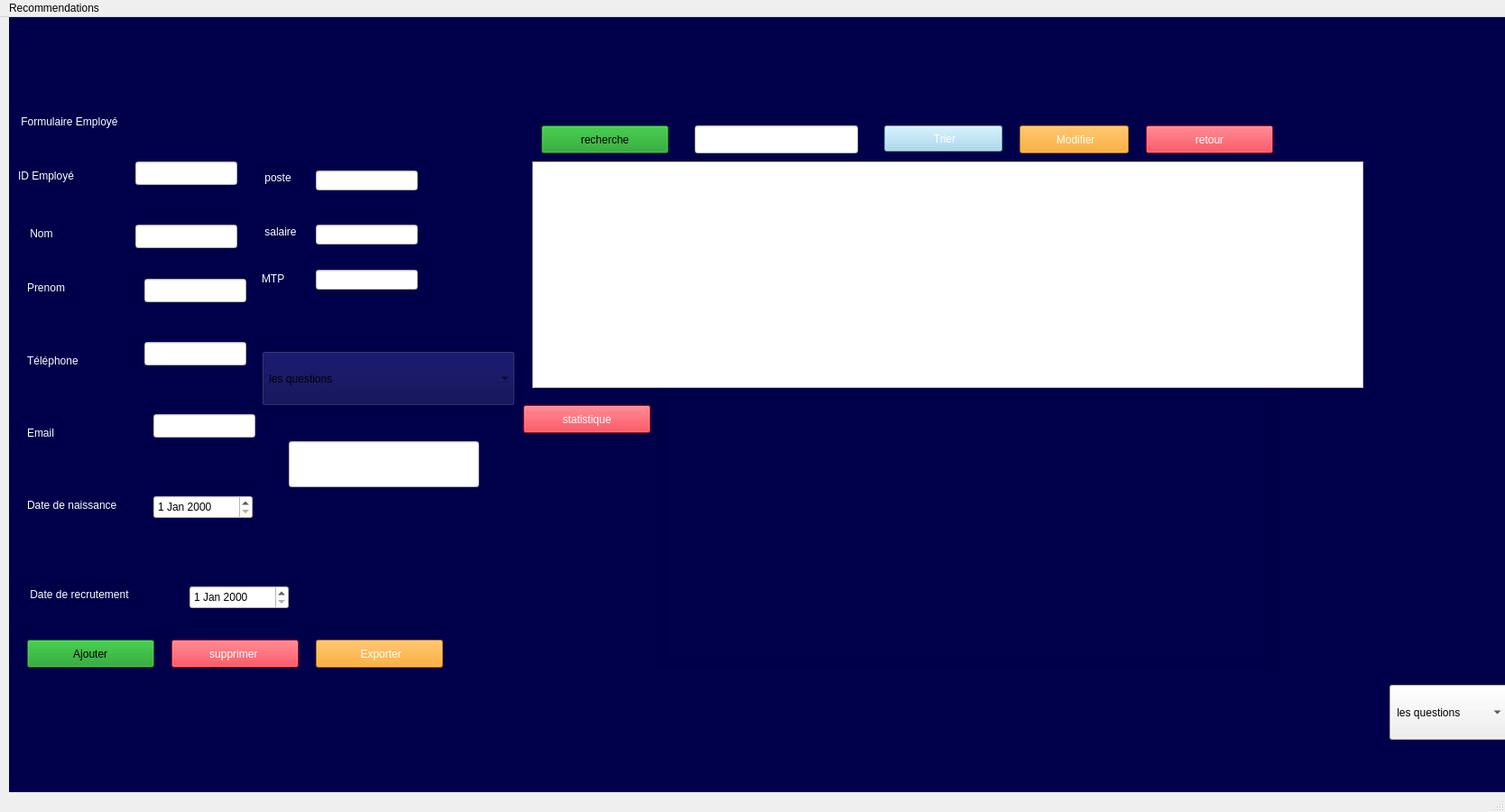
<?xml version="1.0" encoding="UTF-8"?>
<ui version="4.0">
 <class>Gemployer</class>
 <widget class="QMainWindow" name="Gemployer">
  <property name="geometry">
   <rect>
    <x>0</x>
    <y>0</y>
    <width>1668</width>
    <height>900</height>
   </rect>
  </property>
  <property name="windowTitle">
   <string>Gemployer</string>
  </property>
  <widget class="QWidget" name="centralwidget">
   <widget class="QStackedWidget" name="stackedWidget">
    <property name="geometry">
     <rect>
      <x>10</x>
      <y>-10</y>
      <width>1661</width>
      <height>900</height>
     </rect>
    </property>
    <property name="styleSheet">
     <string notr="true">background-color: rgb(0, 0, 74);</string>
    </property>
    <property name="currentIndex">
     <number>1</number>
    </property>
    <widget class="QWidget" name="page_4"/>
    <widget class="QWidget" name="page">
     <widget class="QLabel" name="label_2">
      <property name="geometry">
       <rect>
        <x>20</x>
        <y>240</y>
        <width>63</width>
        <height>20</height>
       </rect>
      </property>
      <property name="styleSheet">
       <string notr="true">color: rgb(255, 255, 255);
</string>
      </property>
      <property name="text">
       <string> Nom </string>
      </property>
     </widget>
     <widget class="QLabel" name="label_6">
      <property name="geometry">
       <rect>
        <x>20</x>
        <y>530</y>
        <width>181</width>
        <height>41</height>
       </rect>
      </property>
      <property name="styleSheet">
       <string notr="true">color: rgb(255, 255, 255);</string>
      </property>
      <property name="text">
       <string>Date de naissance </string>
      </property>
     </widget>
     <widget class="QLineEdit" name="lineEdit_6">
      <property name="geometry">
       <rect>
        <x>150</x>
        <y>300</y>
        <width>113</width>
        <height>26</height>
       </rect>
      </property>
      <property name="styleSheet">
       <string notr="true">background-color: rgb(255, 255, 255);
</string>
      </property>
     </widget>
     <widget class="QLineEdit" name="lineEdit_recherche">
      <property name="geometry">
       <rect>
        <x>760</x>
        <y>130</y>
        <width>181</width>
        <height>31</height>
       </rect>
      </property>
      <property name="styleSheet">
       <string notr="true">background-color: rgb(255, 255, 255);</string>
      </property>
     </widget>
     <widget class="QLineEdit" name="lineEdit">
      <property name="geometry">
       <rect>
        <x>140</x>
        <y>170</y>
        <width>113</width>
        <height>26</height>
       </rect>
      </property>
      <property name="styleSheet">
       <string notr="true">background-color: rgb(255, 255, 255);</string>
      </property>
     </widget>
     <widget class="QLineEdit" name="lineEdit_email">
      <property name="geometry">
       <rect>
        <x>160</x>
        <y>450</y>
        <width>113</width>
        <height>26</height>
       </rect>
      </property>
      <property name="styleSheet">
       <string notr="true">background-color: rgb(255, 255, 255);
</string>
      </property>
     </widget>
     <widget class="QLabel" name="label_5">
      <property name="geometry">
       <rect>
        <x>20</x>
        <y>450</y>
        <width>91</width>
        <height>41</height>
       </rect>
      </property>
      <property name="styleSheet">
       <string notr="true">color: rgb(255, 255, 255);
</string>
      </property>
      <property name="text">
       <string>Email  </string>
      </property>
     </widget>
     <widget class="QPushButton" name="pushButton_5">
      <property name="geometry">
       <rect>
        <x>20</x>
        <y>700</y>
        <width>141</width>
        <height>31</height>
       </rect>
      </property>
      <property name="styleSheet">
       <string notr="true"> background-color: rgb(18, 153, 29);</string>
      </property>
      <property name="text">
       <string> Ajouter </string>
      </property>
     </widget>
     <widget class="QLabel" name="label_3">
      <property name="geometry">
       <rect>
        <x>20</x>
        <y>300</y>
        <width>71</width>
        <height>20</height>
       </rect>
      </property>
      <property name="styleSheet">
       <string notr="true">color: rgb(255, 255, 255);
</string>
      </property>
      <property name="text">
       <string>Prenom</string>
      </property>
     </widget>
     <widget class="QLabel" name="label">
      <property name="geometry">
       <rect>
        <x>10</x>
        <y>160</y>
        <width>101</width>
        <height>51</height>
       </rect>
      </property>
      <property name="palette">
       <palette>
        <active>
         <colorrole role="WindowText">
          <brush brushstyle="SolidPattern">
           <color alpha="255">
            <red>255</red>
            <green>255</green>
            <blue>255</blue>
           </color>
          </brush>
         </colorrole>
         <colorrole role="Button">
          <brush brushstyle="SolidPattern">
           <color alpha="255">
            <red>0</red>
            <green>0</green>
            <blue>74</blue>
           </color>
          </brush>
         </colorrole>
         <colorrole role="Text">
          <brush brushstyle="SolidPattern">
           <color alpha="255">
            <red>255</red>
            <green>255</green>
            <blue>255</blue>
           </color>
          </brush>
         </colorrole>
         <colorrole role="ButtonText">
          <brush brushstyle="SolidPattern">
           <color alpha="255">
            <red>255</red>
            <green>255</green>
            <blue>255</blue>
           </color>
          </brush>
         </colorrole>
         <colorrole role="Base">
          <brush brushstyle="SolidPattern">
           <color alpha="255">
            <red>0</red>
            <green>0</green>
            <blue>74</blue>
           </color>
          </brush>
         </colorrole>
         <colorrole role="Window">
          <brush brushstyle="SolidPattern">
           <color alpha="255">
            <red>0</red>
            <green>0</green>
            <blue>74</blue>
           </color>
          </brush>
         </colorrole>
         <colorrole role="PlaceholderText">
          <brush brushstyle="SolidPattern">
           <color alpha="128">
            <red>255</red>
            <green>255</green>
            <blue>255</blue>
           </color>
          </brush>
         </colorrole>
        </active>
        <inactive>
         <colorrole role="WindowText">
          <brush brushstyle="SolidPattern">
           <color alpha="255">
            <red>255</red>
            <green>255</green>
            <blue>255</blue>
           </color>
          </brush>
         </colorrole>
         <colorrole role="Button">
          <brush brushstyle="SolidPattern">
           <color alpha="255">
            <red>0</red>
            <green>0</green>
            <blue>74</blue>
           </color>
          </brush>
         </colorrole>
         <colorrole role="Text">
          <brush brushstyle="SolidPattern">
           <color alpha="255">
            <red>255</red>
            <green>255</green>
            <blue>255</blue>
           </color>
          </brush>
         </colorrole>
         <colorrole role="ButtonText">
          <brush brushstyle="SolidPattern">
           <color alpha="255">
            <red>255</red>
            <green>255</green>
            <blue>255</blue>
           </color>
          </brush>
         </colorrole>
         <colorrole role="Base">
          <brush brushstyle="SolidPattern">
           <color alpha="255">
            <red>0</red>
            <green>0</green>
            <blue>74</blue>
           </color>
          </brush>
         </colorrole>
         <colorrole role="Window">
          <brush brushstyle="SolidPattern">
           <color alpha="255">
            <red>0</red>
            <green>0</green>
            <blue>74</blue>
           </color>
          </brush>
         </colorrole>
         <colorrole role="PlaceholderText">
          <brush brushstyle="SolidPattern">
           <color alpha="128">
            <red>255</red>
            <green>255</green>
            <blue>255</blue>
           </color>
          </brush>
         </colorrole>
        </inactive>
        <disabled>
         <colorrole role="WindowText">
          <brush brushstyle="SolidPattern">
           <color alpha="255">
            <red>255</red>
            <green>255</green>
            <blue>255</blue>
           </color>
          </brush>
         </colorrole>
         <colorrole role="Button">
          <brush brushstyle="SolidPattern">
           <color alpha="255">
            <red>0</red>
            <green>0</green>
            <blue>74</blue>
           </color>
          </brush>
         </colorrole>
         <colorrole role="Text">
          <brush brushstyle="SolidPattern">
           <color alpha="255">
            <red>255</red>
            <green>255</green>
            <blue>255</blue>
           </color>
          </brush>
         </colorrole>
         <colorrole role="ButtonText">
          <brush brushstyle="SolidPattern">
           <color alpha="255">
            <red>255</red>
            <green>255</green>
            <blue>255</blue>
           </color>
          </brush>
         </colorrole>
         <colorrole role="Base">
          <brush brushstyle="SolidPattern">
           <color alpha="255">
            <red>0</red>
            <green>0</green>
            <blue>74</blue>
           </color>
          </brush>
         </colorrole>
         <colorrole role="Window">
          <brush brushstyle="SolidPattern">
           <color alpha="255">
            <red>0</red>
            <green>0</green>
            <blue>74</blue>
           </color>
          </brush>
         </colorrole>
         <colorrole role="PlaceholderText">
          <brush brushstyle="SolidPattern">
           <color alpha="128">
            <red>255</red>
            <green>255</green>
            <blue>255</blue>
           </color>
          </brush>
         </colorrole>
        </disabled>
       </palette>
      </property>
      <property name="styleSheet">
       <string notr="true">color: rgb(255, 255, 255);</string>
      </property>
      <property name="text">
       <string>ID Employé  </string>
      </property>
     </widget>
     <widget class="QDateEdit" name="lineEdit_date">
      <property name="geometry">
       <rect>
        <x>160</x>
        <y>540</y>
        <width>110</width>
        <height>26</height>
       </rect>
      </property>
      <property name="styleSheet">
       <string notr="true">background-color: rgb(255, 255, 255);
</string>
      </property>
     </widget>
     <widget class="QPushButton" name="btn_pdf">
      <property name="geometry">
       <rect>
        <x>340</x>
        <y>700</y>
        <width>141</width>
        <height>31</height>
       </rect>
      </property>
      <property name="styleSheet">
       <string notr="true">background-color: rgb(255, 255, 255);
color: rgb(255, 255, 255);
background-color: rgb(253, 154, 4);</string>
      </property>
      <property name="text">
       <string> Exporter</string>
      </property>
     </widget>
     <widget class="QPushButton" name="btnSupprimer">
      <property name="geometry">
       <rect>
        <x>180</x>
        <y>700</y>
        <width>141</width>
        <height>31</height>
       </rect>
      </property>
      <property name="styleSheet">
       <string notr="true">color: rgb(255, 255, 255);
 
background-color: rgb(253, 7, 27);</string>
      </property>
      <property name="text">
       <string>supprimer </string>
      </property>
     </widget>
     <widget class="QLineEdit" name="lineEdit_3">
      <property name="geometry">
       <rect>
        <x>140</x>
        <y>240</y>
        <width>113</width>
        <height>26</height>
       </rect>
      </property>
      <property name="styleSheet">
       <string notr="true">background-color: rgb(255, 255, 255);</string>
      </property>
     </widget>
     <widget class="QPushButton" name="btnModifier">
      <property name="geometry">
       <rect>
        <x>1120</x>
        <y>130</y>
        <width>121</width>
        <height>31</height>
       </rect>
      </property>
      <property name="styleSheet">
       <string notr="true">color: rgb(255, 255, 255);
 background-color: rgb(253, 154, 4);</string>
      </property>
      <property name="text">
       <string> Modifier</string>
      </property>
     </widget>
     <widget class="QLabel" name="label_4">
      <property name="geometry">
       <rect>
        <x>20</x>
        <y>370</y>
        <width>91</width>
        <height>41</height>
       </rect>
      </property>
      <property name="styleSheet">
       <string notr="true">color: rgb(255, 255, 255);</string>
      </property>
      <property name="text">
       <string>Téléphone </string>
      </property>
     </widget>
     <widget class="QLabel" name="label_9">
      <property name="geometry">
       <rect>
        <x>20</x>
        <y>640</y>
        <width>181</width>
        <height>20</height>
       </rect>
      </property>
      <property name="styleSheet">
       <string notr="true">font: 10pt &quot;Segoe UI&quot;;
color: rgb(255, 255, 255);</string>
      </property>
      <property name="text">
       <string> Date de recrutement </string>
      </property>
     </widget>
     <widget class="QLineEdit" name="lineEdit_tel">
      <property name="geometry">
       <rect>
        <x>150</x>
        <y>370</y>
        <width>113</width>
        <height>26</height>
       </rect>
      </property>
      <property name="styleSheet">
       <string notr="true">background-color: rgb(255, 255, 255);
</string>
      </property>
     </widget>
     <widget class="QDateEdit" name="dateEdit_recrutement">
      <property name="geometry">
       <rect>
        <x>200</x>
        <y>640</y>
        <width>110</width>
        <height>26</height>
       </rect>
      </property>
      <property name="styleSheet">
       <string notr="true">background-color: rgb(255, 255, 255);
</string>
      </property>
     </widget>
     <widget class="QPushButton" name="pushButton_trier">
      <property name="geometry">
       <rect>
        <x>970</x>
        <y>130</y>
        <width>131</width>
        <height>29</height>
       </rect>
      </property>
      <property name="palette">
       <palette>
        <active>
         <colorrole role="WindowText">
          <brush brushstyle="SolidPattern">
           <color alpha="255">
            <red>255</red>
            <green>255</green>
            <blue>255</blue>
           </color>
          </brush>
         </colorrole>
         <colorrole role="Button">
          <brush brushstyle="SolidPattern">
           <color alpha="255">
            <red>154</red>
            <green>211</green>
            <blue>238</blue>
           </color>
          </brush>
         </colorrole>
         <colorrole role="Text">
          <brush brushstyle="SolidPattern">
           <color alpha="255">
            <red>255</red>
            <green>255</green>
            <blue>255</blue>
           </color>
          </brush>
         </colorrole>
         <colorrole role="ButtonText">
          <brush brushstyle="SolidPattern">
           <color alpha="255">
            <red>255</red>
            <green>255</green>
            <blue>255</blue>
           </color>
          </brush>
         </colorrole>
         <colorrole role="Base">
          <brush brushstyle="SolidPattern">
           <color alpha="255">
            <red>154</red>
            <green>211</green>
            <blue>238</blue>
           </color>
          </brush>
         </colorrole>
         <colorrole role="Window">
          <brush brushstyle="SolidPattern">
           <color alpha="255">
            <red>154</red>
            <green>211</green>
            <blue>238</blue>
           </color>
          </brush>
         </colorrole>
         <colorrole role="Highlight">
          <brush brushstyle="SolidPattern">
           <color alpha="255">
            <red>39</red>
            <green>191</green>
            <blue>115</blue>
           </color>
          </brush>
         </colorrole>
         <colorrole role="PlaceholderText">
          <brush brushstyle="SolidPattern">
           <color alpha="128">
            <red>255</red>
            <green>255</green>
            <blue>255</blue>
           </color>
          </brush>
         </colorrole>
        </active>
        <inactive>
         <colorrole role="WindowText">
          <brush brushstyle="SolidPattern">
           <color alpha="255">
            <red>255</red>
            <green>255</green>
            <blue>255</blue>
           </color>
          </brush>
         </colorrole>
         <colorrole role="Button">
          <brush brushstyle="SolidPattern">
           <color alpha="255">
            <red>154</red>
            <green>211</green>
            <blue>238</blue>
           </color>
          </brush>
         </colorrole>
         <colorrole role="Text">
          <brush brushstyle="SolidPattern">
           <color alpha="255">
            <red>255</red>
            <green>255</green>
            <blue>255</blue>
           </color>
          </brush>
         </colorrole>
         <colorrole role="ButtonText">
          <brush brushstyle="SolidPattern">
           <color alpha="255">
            <red>255</red>
            <green>255</green>
            <blue>255</blue>
           </color>
          </brush>
         </colorrole>
         <colorrole role="Base">
          <brush brushstyle="SolidPattern">
           <color alpha="255">
            <red>154</red>
            <green>211</green>
            <blue>238</blue>
           </color>
          </brush>
         </colorrole>
         <colorrole role="Window">
          <brush brushstyle="SolidPattern">
           <color alpha="255">
            <red>154</red>
            <green>211</green>
            <blue>238</blue>
           </color>
          </brush>
         </colorrole>
         <colorrole role="Highlight">
          <brush brushstyle="SolidPattern">
           <color alpha="255">
            <red>39</red>
            <green>191</green>
            <blue>115</blue>
           </color>
          </brush>
         </colorrole>
         <colorrole role="PlaceholderText">
          <brush brushstyle="SolidPattern">
           <color alpha="128">
            <red>255</red>
            <green>255</green>
            <blue>255</blue>
           </color>
          </brush>
         </colorrole>
        </inactive>
        <disabled>
         <colorrole role="WindowText">
          <brush brushstyle="SolidPattern">
           <color alpha="255">
            <red>255</red>
            <green>255</green>
            <blue>255</blue>
           </color>
          </brush>
         </colorrole>
         <colorrole role="Button">
          <brush brushstyle="SolidPattern">
           <color alpha="255">
            <red>154</red>
            <green>211</green>
            <blue>238</blue>
           </color>
          </brush>
         </colorrole>
         <colorrole role="Text">
          <brush brushstyle="SolidPattern">
           <color alpha="255">
            <red>255</red>
            <green>255</green>
            <blue>255</blue>
           </color>
          </brush>
         </colorrole>
         <colorrole role="ButtonText">
          <brush brushstyle="SolidPattern">
           <color alpha="255">
            <red>255</red>
            <green>255</green>
            <blue>255</blue>
           </color>
          </brush>
         </colorrole>
         <colorrole role="Base">
          <brush brushstyle="SolidPattern">
           <color alpha="255">
            <red>154</red>
            <green>211</green>
            <blue>238</blue>
           </color>
          </brush>
         </colorrole>
         <colorrole role="Window">
          <brush brushstyle="SolidPattern">
           <color alpha="255">
            <red>154</red>
            <green>211</green>
            <blue>238</blue>
           </color>
          </brush>
         </colorrole>
         <colorrole role="Highlight">
          <brush brushstyle="SolidPattern">
           <color alpha="255">
            <red>39</red>
            <green>191</green>
            <blue>115</blue>
           </color>
          </brush>
         </colorrole>
         <colorrole role="PlaceholderText">
          <brush brushstyle="SolidPattern">
           <color alpha="128">
            <red>255</red>
            <green>255</green>
            <blue>255</blue>
           </color>
          </brush>
         </colorrole>
        </disabled>
       </palette>
      </property>
      <property name="styleSheet">
       <string notr="true">
color: rgb(255, 255, 255);
background-color: rgb(154, 211, 238);</string>
      </property>
      <property name="text">
       <string> Trier</string>
      </property>
     </widget>
     <widget class="QLabel" name="label_10">
      <property name="geometry">
       <rect>
        <x>10</x>
        <y>100</y>
        <width>181</width>
        <height>51</height>
       </rect>
      </property>
      <property name="palette">
       <palette>
        <active>
         <colorrole role="WindowText">
          <brush brushstyle="SolidPattern">
           <color alpha="255">
            <red>255</red>
            <green>255</green>
            <blue>255</blue>
           </color>
          </brush>
         </colorrole>
         <colorrole role="Button">
          <brush brushstyle="SolidPattern">
           <color alpha="255">
            <red>0</red>
            <green>0</green>
            <blue>74</blue>
           </color>
          </brush>
         </colorrole>
         <colorrole role="Text">
          <brush brushstyle="SolidPattern">
           <color alpha="255">
            <red>255</red>
            <green>255</green>
            <blue>255</blue>
           </color>
          </brush>
         </colorrole>
         <colorrole role="ButtonText">
          <brush brushstyle="SolidPattern">
           <color alpha="255">
            <red>255</red>
            <green>255</green>
            <blue>255</blue>
           </color>
          </brush>
         </colorrole>
         <colorrole role="Base">
          <brush brushstyle="SolidPattern">
           <color alpha="255">
            <red>0</red>
            <green>0</green>
            <blue>74</blue>
           </color>
          </brush>
         </colorrole>
         <colorrole role="Window">
          <brush brushstyle="SolidPattern">
           <color alpha="255">
            <red>0</red>
            <green>0</green>
            <blue>74</blue>
           </color>
          </brush>
         </colorrole>
         <colorrole role="PlaceholderText">
          <brush brushstyle="SolidPattern">
           <color alpha="128">
            <red>255</red>
            <green>255</green>
            <blue>255</blue>
           </color>
          </brush>
         </colorrole>
        </active>
        <inactive>
         <colorrole role="WindowText">
          <brush brushstyle="SolidPattern">
           <color alpha="255">
            <red>255</red>
            <green>255</green>
            <blue>255</blue>
           </color>
          </brush>
         </colorrole>
         <colorrole role="Button">
          <brush brushstyle="SolidPattern">
           <color alpha="255">
            <red>0</red>
            <green>0</green>
            <blue>74</blue>
           </color>
          </brush>
         </colorrole>
         <colorrole role="Text">
          <brush brushstyle="SolidPattern">
           <color alpha="255">
            <red>255</red>
            <green>255</green>
            <blue>255</blue>
           </color>
          </brush>
         </colorrole>
         <colorrole role="ButtonText">
          <brush brushstyle="SolidPattern">
           <color alpha="255">
            <red>255</red>
            <green>255</green>
            <blue>255</blue>
           </color>
          </brush>
         </colorrole>
         <colorrole role="Base">
          <brush brushstyle="SolidPattern">
           <color alpha="255">
            <red>0</red>
            <green>0</green>
            <blue>74</blue>
           </color>
          </brush>
         </colorrole>
         <colorrole role="Window">
          <brush brushstyle="SolidPattern">
           <color alpha="255">
            <red>0</red>
            <green>0</green>
            <blue>74</blue>
           </color>
          </brush>
         </colorrole>
         <colorrole role="PlaceholderText">
          <brush brushstyle="SolidPattern">
           <color alpha="128">
            <red>255</red>
            <green>255</green>
            <blue>255</blue>
           </color>
          </brush>
         </colorrole>
        </inactive>
        <disabled>
         <colorrole role="WindowText">
          <brush brushstyle="SolidPattern">
           <color alpha="255">
            <red>255</red>
            <green>255</green>
            <blue>255</blue>
           </color>
          </brush>
         </colorrole>
         <colorrole role="Button">
          <brush brushstyle="SolidPattern">
           <color alpha="255">
            <red>0</red>
            <green>0</green>
            <blue>74</blue>
           </color>
          </brush>
         </colorrole>
         <colorrole role="Text">
          <brush brushstyle="SolidPattern">
           <color alpha="255">
            <red>255</red>
            <green>255</green>
            <blue>255</blue>
           </color>
          </brush>
         </colorrole>
         <colorrole role="ButtonText">
          <brush brushstyle="SolidPattern">
           <color alpha="255">
            <red>255</red>
            <green>255</green>
            <blue>255</blue>
           </color>
          </brush>
         </colorrole>
         <colorrole role="Base">
          <brush brushstyle="SolidPattern">
           <color alpha="255">
            <red>0</red>
            <green>0</green>
            <blue>74</blue>
           </color>
          </brush>
         </colorrole>
         <colorrole role="Window">
          <brush brushstyle="SolidPattern">
           <color alpha="255">
            <red>0</red>
            <green>0</green>
            <blue>74</blue>
           </color>
          </brush>
         </colorrole>
         <colorrole role="PlaceholderText">
          <brush brushstyle="SolidPattern">
           <color alpha="128">
            <red>255</red>
            <green>255</green>
            <blue>255</blue>
           </color>
          </brush>
         </colorrole>
        </disabled>
       </palette>
      </property>
      <property name="styleSheet">
       <string notr="true">color: rgb(255, 255, 255);
font: italic 9pt &quot;Segoe UI&quot;;</string>
      </property>
      <property name="text">
       <string> Formulaire Employé</string>
      </property>
     </widget>
     <widget class="QTableView" name="tableView">
      <property name="geometry">
       <rect>
        <x>580</x>
        <y>170</y>
        <width>921</width>
        <height>251</height>
       </rect>
      </property>
      <property name="styleSheet">
       <string notr="true">background-color: rgb(255, 255, 255);
font: 7pt &quot;Segoe UI&quot;;</string>
      </property>
     </widget>
     <widget class="QLabel" name="label_7">
      <property name="geometry">
       <rect>
        <x>280</x>
        <y>180</y>
        <width>49</width>
        <height>16</height>
       </rect>
      </property>
      <property name="styleSheet">
       <string notr="true">color: rgb(255, 255, 255);</string>
      </property>
      <property name="text">
       <string> poste</string>
      </property>
     </widget>
     <widget class="QLineEdit" name="poste">
      <property name="geometry">
       <rect>
        <x>340</x>
        <y>180</y>
        <width>113</width>
        <height>22</height>
       </rect>
      </property>
      <property name="styleSheet">
       <string notr="true">background-color: rgb(255, 255, 255);</string>
      </property>
     </widget>
     <widget class="QLineEdit" name="salaire">
      <property name="geometry">
       <rect>
        <x>340</x>
        <y>240</y>
        <width>113</width>
        <height>22</height>
       </rect>
      </property>
      <property name="styleSheet">
       <string notr="true">background-color: rgb(255, 255, 255);</string>
      </property>
     </widget>
     <widget class="QLabel" name="label_11">
      <property name="geometry">
       <rect>
        <x>280</x>
        <y>240</y>
        <width>49</width>
        <height>16</height>
       </rect>
      </property>
      <property name="styleSheet">
       <string notr="true">color: rgb(255, 255, 255);</string>
      </property>
      <property name="text">
       <string> salaire</string>
      </property>
     </widget>
     <widget class="QPushButton" name="btn_retour_login_2">
      <property name="geometry">
       <rect>
        <x>1260</x>
        <y>130</y>
        <width>141</width>
        <height>31</height>
       </rect>
      </property>
      <property name="styleSheet">
       <string notr="true">color: rgb(255, 255, 255);
 
background-color: rgb(253, 7, 27);</string>
      </property>
      <property name="text">
       <string>retour</string>
      </property>
     </widget>
     <widget class="QPushButton" name="pushButton_6">
      <property name="geometry">
       <rect>
        <x>590</x>
        <y>130</y>
        <width>141</width>
        <height>31</height>
       </rect>
      </property>
      <property name="styleSheet">
       <string notr="true"> background-color: rgb(18, 153, 29);</string>
      </property>
      <property name="text">
       <string>recherche</string>
      </property>
     </widget>
     <widget class="QPushButton" name="pushButton_stats">
      <property name="geometry">
       <rect>
        <x>570</x>
        <y>440</y>
        <width>141</width>
        <height>31</height>
       </rect>
      </property>
      <property name="styleSheet">
       <string notr="true">color: rgb(255, 255, 255);
 
background-color: rgb(253, 7, 27);</string>
      </property>
      <property name="text">
       <string>statistique</string>
      </property>
     </widget>
     <widget class="QGraphicsView" name="graphicsView">
      <property name="geometry">
       <rect>
        <x>720</x>
        <y>430</y>
        <width>681</width>
        <height>291</height>
       </rect>
      </property>
     </widget>
     <widget class="QComboBox" name="comboBox_question_ajout">
      <property name="geometry">
       <rect>
        <x>280</x>
        <y>380</y>
        <width>281</width>
        <height>61</height>
       </rect>
      </property>
      <item>
       <property name="text">
        <string> les questions</string>
       </property>
       <property name="icon">
        <iconset theme="QIcon::ThemeIcon::DocumentProperties"/>
       </property>
      </item>
      <item>
       <property name="text">
        <string>Quel est le nom de votre equipe</string>
       </property>
      </item>
      <item>
       <property name="text">
        <string>Quelle est votre ville de naissance</string>
       </property>
      </item>
      <item>
       <property name="text">
        <string>Quel est le nom de jeune fille de votre mère</string>
       </property>
      </item>
      <item>
       <property name="text">
        <string>Quel est votre film préféré</string>
       </property>
      </item>
     </widget>
     <widget class="QLabel" name="label_15">
      <property name="geometry">
       <rect>
        <x>280</x>
        <y>290</y>
        <width>63</width>
        <height>20</height>
       </rect>
      </property>
      <property name="styleSheet">
       <string notr="true">color: rgb(255, 255, 255);</string>
      </property>
      <property name="text">
       <string>MTP</string>
      </property>
     </widget>
     <widget class="QLineEdit" name="lineEdit_mtp">
      <property name="geometry">
       <rect>
        <x>340</x>
        <y>290</y>
        <width>113</width>
        <height>22</height>
       </rect>
      </property>
      <property name="styleSheet">
       <string notr="true">background-color: rgb(255, 255, 255);</string>
      </property>
      <property name="echoMode">
       <enum>QLineEdit::EchoMode::Password</enum>
      </property>
     </widget>
     <widget class="QLineEdit" name="lineEdit_reponse_ajout">
      <property name="geometry">
       <rect>
        <x>310</x>
        <y>480</y>
        <width>211</width>
        <height>51</height>
       </rect>
      </property>
      <property name="styleSheet">
       <string notr="true">background-color: rgb(255, 255, 255);</string>
      </property>
     </widget>
    </widget>
    <widget class="QWidget" name="page_2">
     <widget class="QLabel" name="label_8">
      <property name="geometry">
       <rect>
        <x>640</x>
        <y>180</y>
        <width>251</width>
        <height>81</height>
       </rect>
      </property>
      <property name="styleSheet">
       <string notr="true">QFrame{
border-radius : 20px;
background-color: rgb(255, 80, 92);
}</string>
      </property>
      <property name="text">
       <string>&lt;html&gt;&lt;head/&gt;&lt;body&gt;&lt;p align=&quot;center&quot;&gt;&lt;span style=&quot; font-size:16pt; font-weight:700;&quot;&gt;LOGIN&lt;/span&gt;&lt;/p&gt;&lt;/body&gt;&lt;/html&gt;</string>
      </property>
     </widget>
     <widget class="QPushButton" name="btn_login">
      <property name="geometry">
       <rect>
        <x>670</x>
        <y>530</y>
        <width>93</width>
        <height>41</height>
       </rect>
      </property>
      <property name="styleSheet">
       <string notr="true">QPushButton {
    background-color: #2D89EF;
    color: white;
    border-radius: 8px;
    padding: 10px;
    font-size: 14px;
}
QPushButton:hover {
    background-color: #1E5BB8;
}
QPushButton:pressed {
    background-color: #FFFFFF;
}</string>
      </property>
      <property name="text">
       <string>connecter</string>
      </property>
     </widget>
     <widget class="QPushButton" name="pushButton_2">
      <property name="geometry">
       <rect>
        <x>780</x>
        <y>530</y>
        <width>93</width>
        <height>41</height>
       </rect>
      </property>
      <property name="styleSheet">
       <string notr="true">QPushButton {
    background-color: #2D89EF;
    color: white;
    border-radius: 8px;
    padding: 10px;
    font-size: 14px;
}
QPushButton:hover {
    background-color: #1E5BB8;
}
QPushButton:pressed {
    background-color: #FFFFFF;
}</string>
      </property>
      <property name="text">
       <string>quitter</string>
      </property>
     </widget>
     <widget class="QLabel" name="label_12">
      <property name="geometry">
       <rect>
        <x>640</x>
        <y>300</y>
        <width>251</width>
        <height>41</height>
       </rect>
      </property>
      <property name="styleSheet">
       <string notr="true">QFrame{
border-radius : 20px;
	background-color: rgb(45, 137, 239);
}</string>
      </property>
      <property name="text">
       <string>&lt;html&gt;&lt;head/&gt;&lt;body&gt;&lt;p align=&quot;center&quot;&gt;&lt;span style=&quot; font-size:16pt; font-weight:700;&quot;&gt;E-mail&lt;/span&gt;&lt;/p&gt;&lt;p align=&quot;center&quot;&gt;&lt;br/&gt;&lt;/p&gt;&lt;/body&gt;&lt;/html&gt;</string>
      </property>
     </widget>
     <widget class="QLabel" name="label_13">
      <property name="geometry">
       <rect>
        <x>640</x>
        <y>420</y>
        <width>251</width>
        <height>41</height>
       </rect>
      </property>
      <property name="styleSheet">
       <string notr="true">QFrame{
border-radius : 20px;
	background-color: rgb(45, 137, 239);
}</string>
      </property>
      <property name="text">
       <string>&lt;html&gt;&lt;head/&gt;&lt;body&gt;&lt;p align=&quot;center&quot;&gt;&lt;span style=&quot; font-size:16pt; font-weight:700;&quot;&gt;mot de pass&lt;/span&gt;&lt;/p&gt;&lt;/body&gt;&lt;/html&gt;</string>
      </property>
     </widget>
     <widget class="QLineEdit" name="input_user">
      <property name="geometry">
       <rect>
        <x>610</x>
        <y>360</y>
        <width>321</width>
        <height>41</height>
       </rect>
      </property>
     </widget>
     <widget class="QLineEdit" name="input_pass">
      <property name="geometry">
       <rect>
        <x>610</x>
        <y>480</y>
        <width>321</width>
        <height>41</height>
       </rect>
      </property>
     </widget>
     <widget class="QPushButton" name="btn_oublie">
      <property name="geometry">
       <rect>
        <x>670</x>
        <y>620</y>
        <width>211</width>
        <height>41</height>
       </rect>
      </property>
      <property name="styleSheet">
       <string notr="true">QPushButton {
    background-color: #2D89EF;
    color: white;
    border-radius: 8px;
    padding: 10px;
    font-size: 14px;
}
QPushButton:hover {
    background-color: #1E5BB8;
}
QPushButton:pressed {
    background-color: #FFFFFF;
}</string>
      </property>
      <property name="text">
       <string> mot de pass oublie</string>
      </property>
     </widget>
    </widget>
    <widget class="QWidget" name="page_3">
     <widget class="QLabel" name="label_14">
      <property name="geometry">
       <rect>
        <x>240</x>
        <y>90</y>
        <width>61</width>
        <height>51</height>
       </rect>
      </property>
      <property name="styleSheet">
       <string notr="true">background-color: rgb(255, 255, 255);</string>
      </property>
      <property name="text">
       <string> ID </string>
      </property>
     </widget>
     <widget class="QLineEdit" name="input_id_recup">
      <property name="geometry">
       <rect>
        <x>330</x>
        <y>90</y>
        <width>241</width>
        <height>51</height>
       </rect>
      </property>
      <property name="styleSheet">
       <string notr="true">background-color: rgb(255, 255, 255);</string>
      </property>
     </widget>
     <widget class="QComboBox" name="comboBox_question_recup">
      <property name="geometry">
       <rect>
        <x>690</x>
        <y>90</y>
        <width>331</width>
        <height>61</height>
       </rect>
      </property>
      <property name="styleSheet">
       <string notr="true"> 
background-color: rgb(124, 41, 124);
font: 10pt &quot;Segoe UI&quot;;</string>
      </property>
      <item>
       <property name="text">
        <string> les questions</string>
       </property>
       <property name="icon">
        <iconset theme="QIcon::ThemeIcon::DocumentProperties"/>
       </property>
      </item>
      <item>
       <property name="text">
        <string>Quel est le nom de votre equipe</string>
       </property>
      </item>
      <item>
       <property name="text">
        <string>Quelle est votre ville de naissance</string>
       </property>
      </item>
      <item>
       <property name="text">
        <string>Quel est le nom de jeune fille de votre mère</string>
       </property>
      </item>
      <item>
       <property name="text">
        <string>Quel est votre film préféré</string>
       </property>
      </item>
     </widget>
     <widget class="QLineEdit" name="input_reponse_recup">
      <property name="geometry">
       <rect>
        <x>170</x>
        <y>420</y>
        <width>511</width>
        <height>51</height>
       </rect>
      </property>
      <property name="styleSheet">
       <string notr="true">background-color: rgb(255, 255, 255);</string>
      </property>
     </widget>
     <widget class="QPushButton" name="btn_valider_recup">
      <property name="geometry">
       <rect>
        <x>750</x>
        <y>420</y>
        <width>171</width>
        <height>51</height>
       </rect>
      </property>
      <property name="styleSheet">
       <string notr="true">background-color: rgb(216, 0, 0);
font: 10pt &quot;Segoe UI&quot;;</string>
      </property>
      <property name="text">
       <string> valider</string>
      </property>
     </widget>
     <widget class="QLabel" name="label_16">
      <property name="geometry">
       <rect>
        <x>300</x>
        <y>600</y>
        <width>181</width>
        <height>20</height>
       </rect>
      </property>
      <property name="styleSheet">
       <string notr="true">background-color: rgb(255, 255, 255);</string>
      </property>
      <property name="text">
       <string> votre mot de pass</string>
      </property>
     </widget>
     <widget class="QLineEdit" name="lbl_resultat_mtp">
      <property name="geometry">
       <rect>
        <x>540</x>
        <y>580</y>
        <width>241</width>
        <height>51</height>
       </rect>
      </property>
      <property name="styleSheet">
       <string notr="true">background-color: rgb(255, 255, 255);</string>
      </property>
     </widget>
     <widget class="QPushButton" name="btn_retour_login">
      <property name="geometry">
       <rect>
        <x>1092</x>
        <y>670</y>
        <width>161</width>
        <height>51</height>
       </rect>
      </property>
      <property name="styleSheet">
       <string notr="true">background-color: rgb(216, 0, 0);
font: 10pt &quot;Segoe UI&quot;;</string>
      </property>
      <property name="text">
       <string> retour</string>
      </property>
     </widget>
    </widget>
   </widget>
   <widget class="QComboBox" name="comboBox_question_ajout_2">
    <property name="geometry">
     <rect>
      <x>1540</x>
      <y>740</y>
      <width>131</width>
      <height>61</height>
     </rect>
    </property>
    <item>
     <property name="text">
      <string> les questions</string>
     </property>
     <property name="icon">
      <iconset theme="QIcon::ThemeIcon::DocumentProperties"/>
     </property>
    </item>
    <item>
     <property name="text">
      <string>Quel est le nom de votre premier animal</string>
     </property>
    </item>
    <item>
     <property name="text">
      <string>Quelle est votre ville de naissance</string>
     </property>
    </item>
    <item>
     <property name="text">
      <string>Quel est le nom de jeune fille de votre mère</string>
     </property>
    </item>
    <item>
     <property name="text">
      <string>Quel est votre film préféré</string>
     </property>
    </item>
   </widget>
  </widget>
  <widget class="QMenuBar" name="menubar">
   <property name="geometry">
    <rect>
     <x>0</x>
     <y>0</y>
     <width>1668</width>
     <height>26</height>
    </rect>
   </property>
   <widget class="QMenu" name="menumenu">
    <property name="title">
     <string>Recommendations</string>
    </property>
    <addaction name="actionclients"/>
   </widget>
   <addaction name="menumenu"/>
  </widget>
  <widget class="QStatusBar" name="statusbar"/>
  <action name="actionclients">
   <property name="text">
    <string>format d'evolution</string>
   </property>
  </action>
 </widget>
 <resources/>
 <connections/>
</ui>
